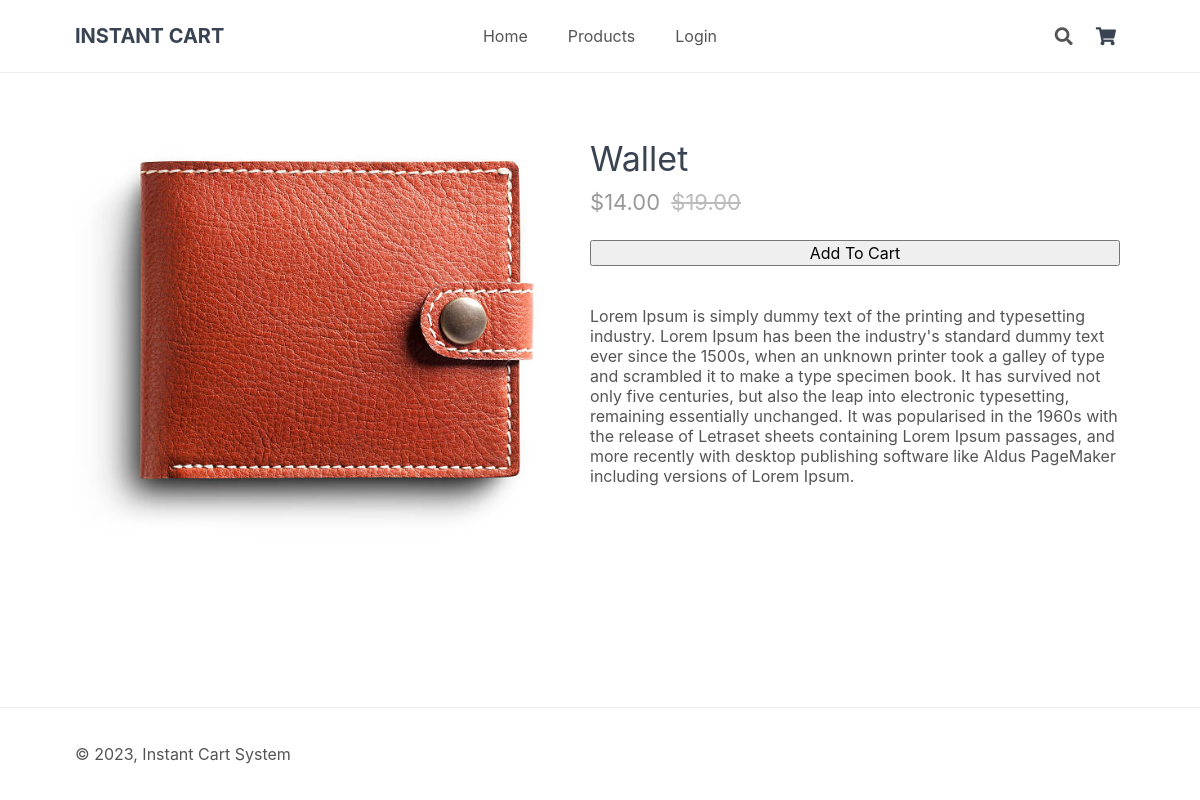
/product.php?id=6, run on the app's committed database.
### tables this page shows
CREATE TABLE `products` (
  `id` int(11) NOT NULL,
  `name` varchar(200) NOT NULL,
  `desc` text NOT NULL,
  `price` decimal(7,2) NOT NULL,
  `market_price` decimal(7,2) NOT NULL DEFAULT 0.00,
  `quantity` int(11) NOT NULL,
  `img` text NOT NULL,
  `date_added` datetime NOT NULL DEFAULT current_timestamp()
);

### product.php (the view, shortened to what this page needs)
<?php
require_once './database/connection.php';
if (isset($_GET['id']) && ctype_digit($_GET['id']) && $_GET['id'] > 0) {
    $productId = $_GET['id'];
    $sql = "SELECT * FROM products WHERE id = $productId";
    $result = mysqli_query($connection, $sql);
    if ($result && mysqli_num_rows($result) > 0) {
        $product = mysqli_fetch_assoc($result);
    } else {
        header('Location: ./error.php');
        exit();
    }
} else {
    header('Location: ./error.php');
    exit();
}
?>
<html>
<head>
    <?php include './views/header.php'; ?>
</head>
<body>
    <?php include './views/nav.php'; ?>
    <main>
        <div class="product content-wrapper">
            <img  class="responsive-image" src="imgs/<?php echo $product['img']; ?>" width="500" height="500" alt="<?php echo $product['name']; ?>">
            <div class="product-info">
                <h1 class="name"><?php echo $product['name']; ?></h1>
                <span class="price">
                    $<?php echo $product['price']; ?> <span class="rrp">$<?php echo $product['market_price']; ?></span>
                </span>
                <form action="./product.php?id=<?php echo $product['id']; ?>" method="post">
                    <input type="submit" value="Add To Cart">
                </form>
                <div class="description">
                    <?php echo $product['desc']; ?>
                </div>
            </div>
        </div>
    </main>
    <?php include './views/footer.php'; ?>
</body>
</html>

### style.css (style rules this page uses)
* { box-sizing: border-box; font-family: -apple-system, BlinkMacSystemFont, segoe ui, roboto, oxygen, ubuntu, cantarell, fira sans, droid sans, helvetica neue, Arial, sans-serif; font-size: 16px }
html { height: 100% }
body { position: relative; min-height: 100%; color: #555; background-color: #fff; margin: 0; padding-bottom: 100px }
h1, h2, h3, h4, h5 { color: #394352 }
.content-wrapper { width: 1050px; margin: 0 auto }
main>.product { display: flex; padding: 40px 0 }
main>.product h1 { font-size: 34px; font-weight: 400; margin: 0; padding: 20px 0 10px }
main>.product .price { display: block; font-size: 22px; color: #999 }
main>.product .rrp { color: #bbb; text-decoration: line-through; font-size: 22px; padding-left: 5px }
main>.product form { display: flex; flex-flow: column; margin: 25px 0 40px }
.responsive-image { max-width: 100%; height: auto; }
.product-info { margin-left: 10px; padding: 5px; width: 100%; }

### data on the page
products: img (picture), name "Wallet", price "14.00", market_price "19.00", desc "Lorem Ipsum is simply dummy text of the printing and typesetting industry. Lorem Ipsum has been the industry's standard dummy text ever since the 1500s, when an unknown printer took a galley of type and scrambled it to make a type specimen book. It has survived not only five centuries, but also the leap into electronic typesetting, remaining essentially unchanged. It was popularised in the 1960s with the release of Letraset sheets containing Lorem Ipsum passages, and more recently with desktop publishing software like Aldus PageMaker including versions of Lorem Ipsum."
